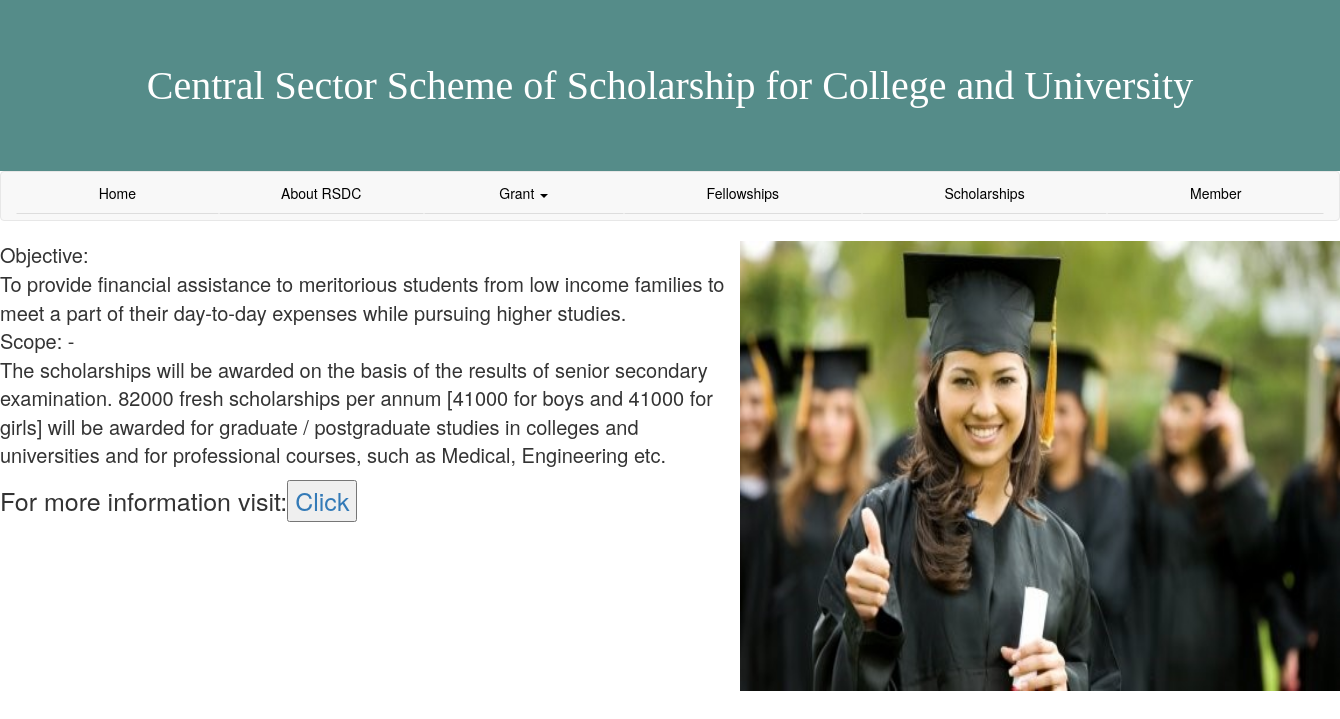
The app's page /Scholarship/Central Sector Scheme of Scholarship for College and University/ with its own data.
### user/models.py (models this page shows, shortened)
class Scholarship(models.Model):
	title = models.CharField(max_length=200)
	text = models.TextField()
	link = models.CharField(max_length=200)

### user/views.py (the view)
# urls.py: url(r'^Scholarship/(?P<title>.*)/$',	views.scholarship,	name='Scholarship'),
def scholarship(request,title):
	user = request.user
	grants = Scholarship.objects.all()
	grant = get_object_or_404(Scholarship, title=title)
	return render(request, 'website/Scholarship.html',{'grant':grant, 'grants':grants,'user':user})

### user/templates/website/Scholarship.html (shortened to what this page needs)
{%	extends	"website/base.html"	%}
{% load staticfiles %}
{% block title %}{{grant.title}}{% endblock title %}
		{% block content %}
		<div id="cont"><img src="{% static "user/images/" %}{{grant.title}}.jpg"  align="right" style="height:450px; width:600px;"/>
<p >{{grant.text|linebreaks}} </p>
<p align="left" style="font-size:25px;">For more information visit:<a href="{{grant.link}}" style="font-size:25px;"><input type="button" value="Click"/></a></p>
</body>
</html>
{% endblock %}

### user/templates/website/Scholarship.html (style rules this page uses)
#cont p { font-size:20px; }

### records on screen
Scholarship: title "Central Sector Scheme of Scholarship for College and University", title (picture), text "Objective: To provide financial assistance to meritorious students from low income families to meet a part of their day-to-day expenses while pursuing higher studies. Scope: - The scholarships will be awarded on the basis of the results of senior secondary examination. 82000 fresh scholarships per annum [41000 for boys and 41000 for girls] will be awarded for graduate / postgraduate studies in colleges and universities and for professional courses, such as Medical, Engineering etc."
